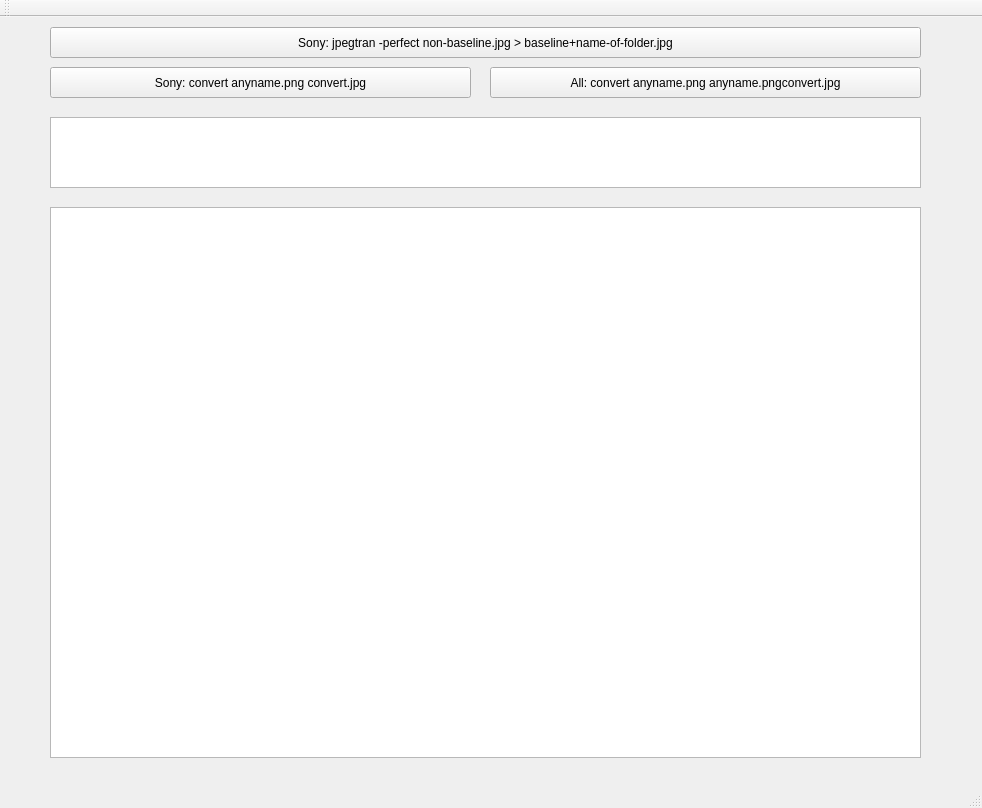
<?xml version="1.0" encoding="UTF-8"?>
<ui version="4.0">
 <class>MainWindow</class>
 <widget class="QMainWindow" name="MainWindow">
  <property name="geometry">
   <rect>
    <x>0</x>
    <y>0</y>
    <width>982</width>
    <height>808</height>
   </rect>
  </property>
  <property name="maximumSize">
   <size>
    <width>982</width>
    <height>808</height>
   </size>
  </property>
  <property name="windowTitle">
   <string>GUI Tool</string>
  </property>
  <widget class="QWidget" name="centralWidget">
   <widget class="QPushButton" name="pushButton">
    <property name="geometry">
     <rect>
      <x>50</x>
      <y>10</y>
      <width>871</width>
      <height>31</height>
     </rect>
    </property>
    <property name="text">
     <string>Sony: jpegtran -perfect non-baseline.jpg &gt; baseline+name-of-folder.jpg</string>
    </property>
   </widget>
   <widget class="QPlainTextEdit" name="plainTextEdit">
    <property name="geometry">
     <rect>
      <x>50</x>
      <y>100</y>
      <width>871</width>
      <height>71</height>
     </rect>
    </property>
   </widget>
   <widget class="QTextEdit" name="textEdit">
    <property name="geometry">
     <rect>
      <x>50</x>
      <y>190</y>
      <width>871</width>
      <height>551</height>
     </rect>
    </property>
   </widget>
   <widget class="QPushButton" name="pushButton_2">
    <property name="geometry">
     <rect>
      <x>50</x>
      <y>50</y>
      <width>421</width>
      <height>31</height>
     </rect>
    </property>
    <property name="text">
     <string>Sony: convert anyname.png convert.jpg</string>
    </property>
   </widget>
   <widget class="QPushButton" name="pushButton_3">
    <property name="geometry">
     <rect>
      <x>490</x>
      <y>50</y>
      <width>431</width>
      <height>31</height>
     </rect>
    </property>
    <property name="text">
     <string>All: convert anyname.png anyname.pngconvert.jpg</string>
    </property>
   </widget>
  </widget>
  <widget class="QMenuBar" name="menuBar">
   <property name="geometry">
    <rect>
     <x>0</x>
     <y>0</y>
     <width>982</width>
     <height>21</height>
    </rect>
   </property>
  </widget>
  <widget class="QToolBar" name="mainToolBar">
   <attribute name="toolBarArea">
    <enum>TopToolBarArea</enum>
   </attribute>
   <attribute name="toolBarBreak">
    <bool>false</bool>
   </attribute>
  </widget>
  <widget class="QStatusBar" name="statusBar"/>
 </widget>
 <layoutdefault spacing="6" margin="11"/>
 <resources/>
 <connections>
  <connection>
   <sender>pushButton</sender>
   <signal>clicked()</signal>
   <receiver>MainWindow</receiver>
   <slot>openfile()</slot>
   <hints>
    <hint type="sourcelabel">
     <x>145</x>
     <y>149</y>
    </hint>
    <hint type="destinationlabel">
     <x>199</x>
     <y>149</y>
    </hint>
   </hints>
  </connection>
  <connection>
   <sender>pushButton_2</sender>
   <signal>clicked()</signal>
   <receiver>MainWindow</receiver>
   <slot>openpng()</slot>
   <hints>
    <hint type="sourcelabel">
     <x>485</x>
     <y>103</y>
    </hint>
    <hint type="destinationlabel">
     <x>490</x>
     <y>403</y>
    </hint>
   </hints>
  </connection>
  <connection>
   <sender>pushButton_3</sender>
   <signal>clicked()</signal>
   <receiver>MainWindow</receiver>
   <slot>openpng_all()</slot>
   <hints>
    <hint type="sourcelabel">
     <x>705</x>
     <y>103</y>
    </hint>
    <hint type="destinationlabel">
     <x>490</x>
     <y>403</y>
    </hint>
   </hints>
  </connection>
 </connections>
 <slots>
  <slot>openfile()</slot>
  <slot>openpng()</slot>
  <slot>openpng_all()</slot>
 </slots>
</ui>
